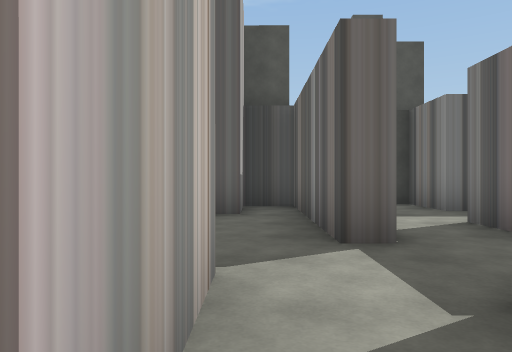
view 1 (above)

24 first-person views from a walk through a Unity game level. The camera is 1.2 m above the floor, looks level and sees 70° across. The floor is counted in squares, 2 m on a side. Each view is taken from the middle of a square. On the plan, view 1 faces up. The plan holds only what a view shows up to about 10 squares ahead; the rest is blank. The player is left out.

view 2
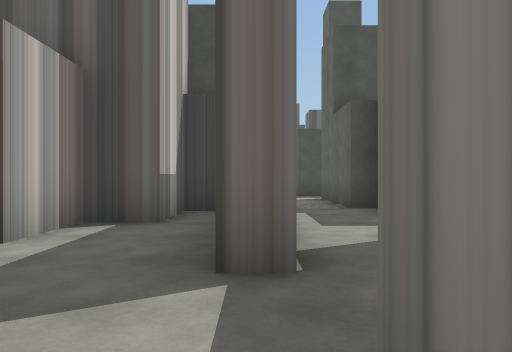

view 3
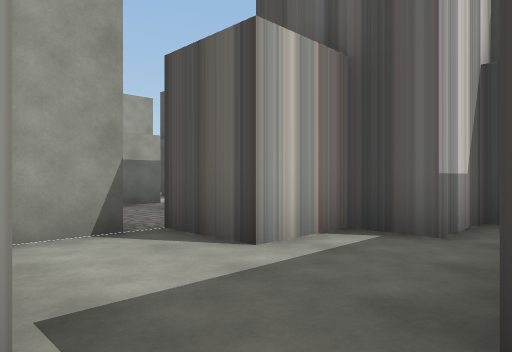

view 4
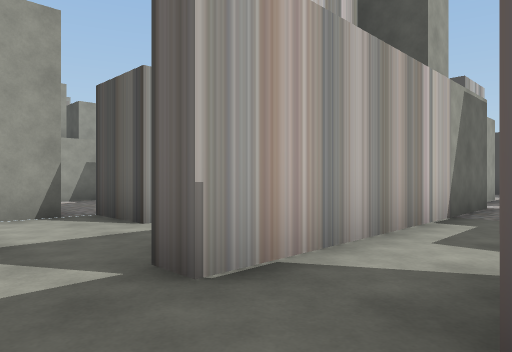

view 5
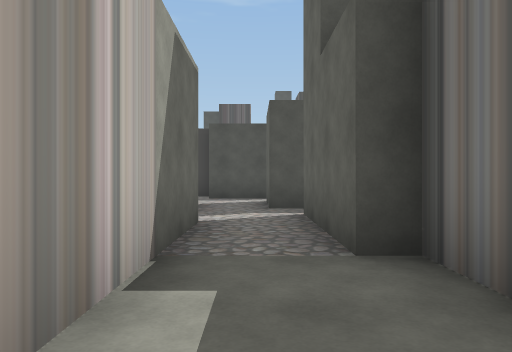

view 6
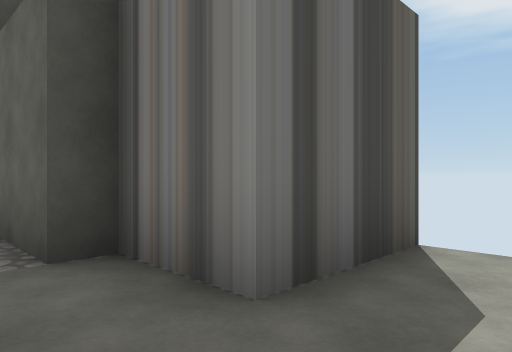

view 7
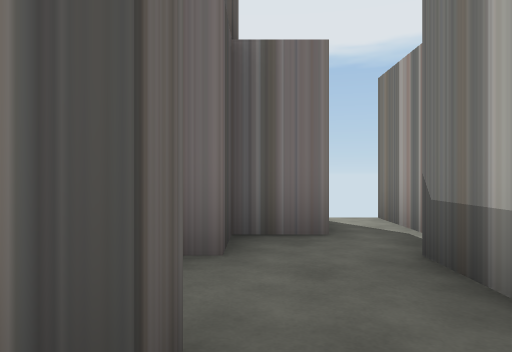

view 8
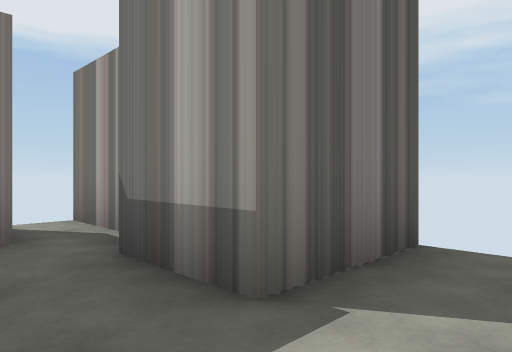

view 9
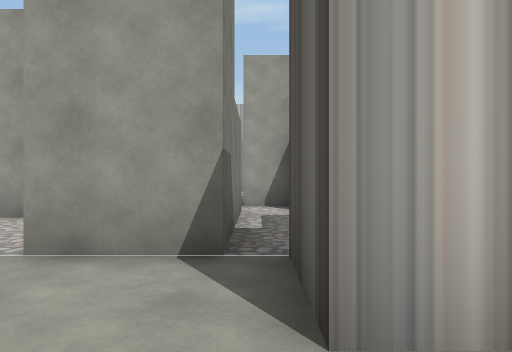

view 10
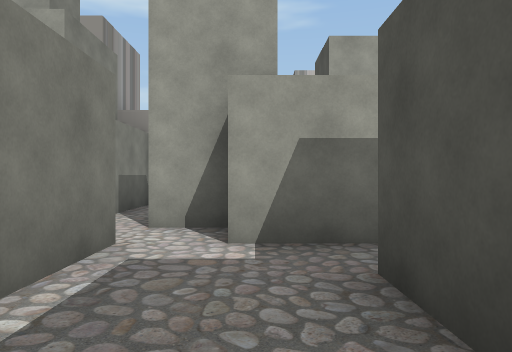

view 11
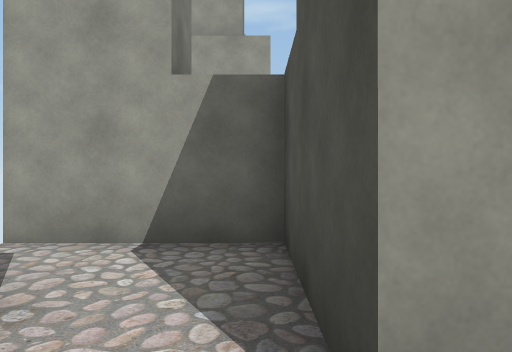

view 12
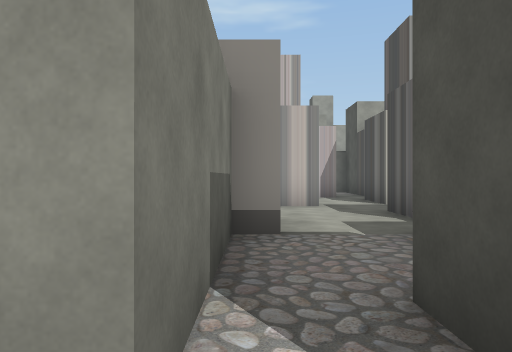

view 13
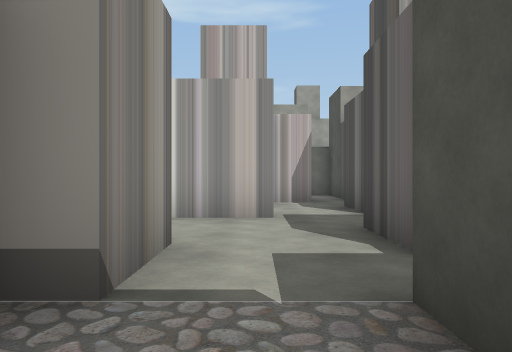

view 14
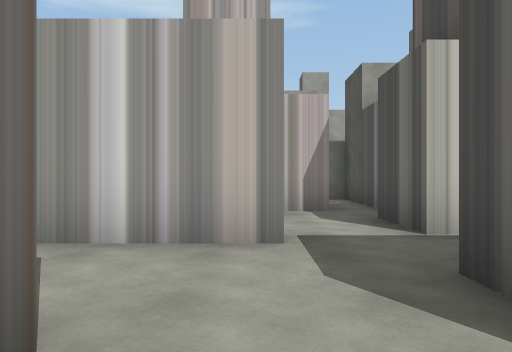

view 15
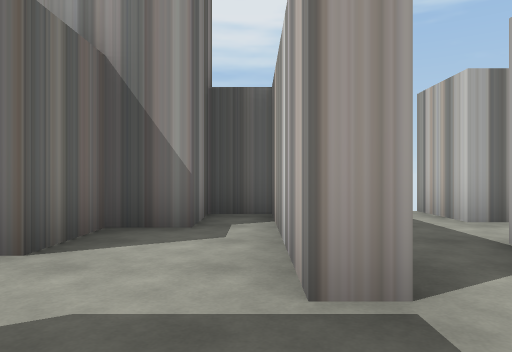

view 16
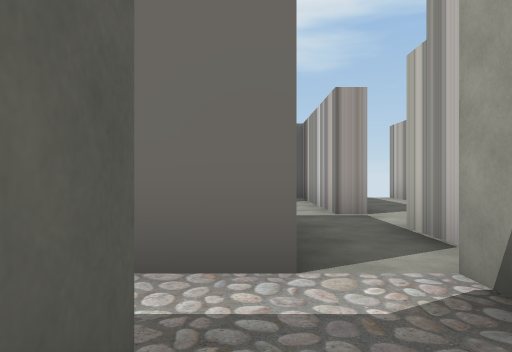

view 17
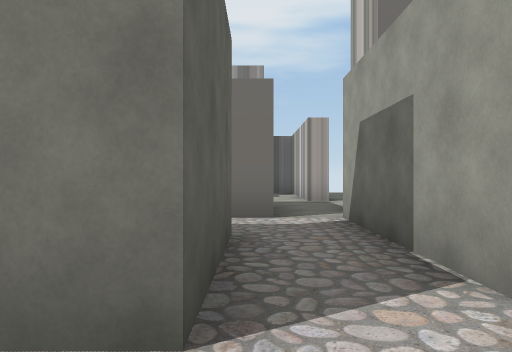

view 18
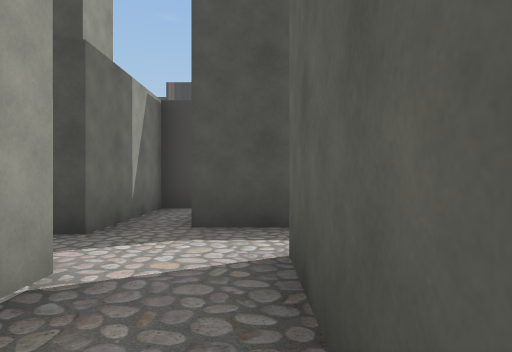

view 19
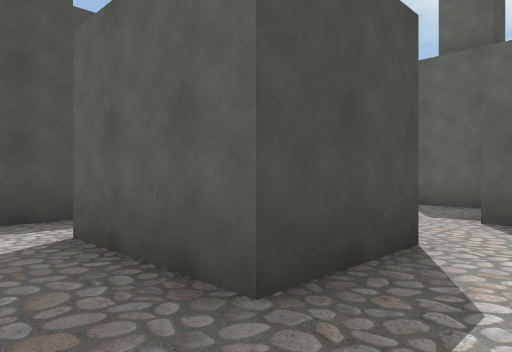

view 20
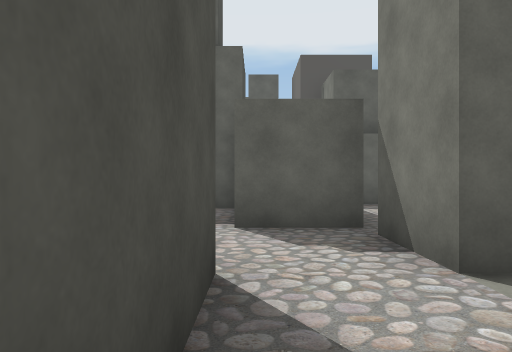

view 21
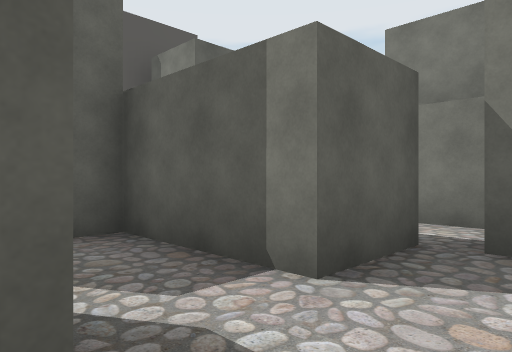

view 22
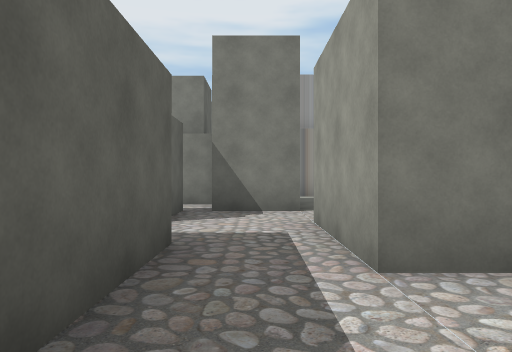

view 23
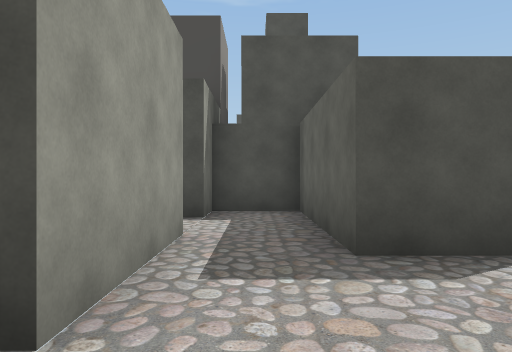

view 24
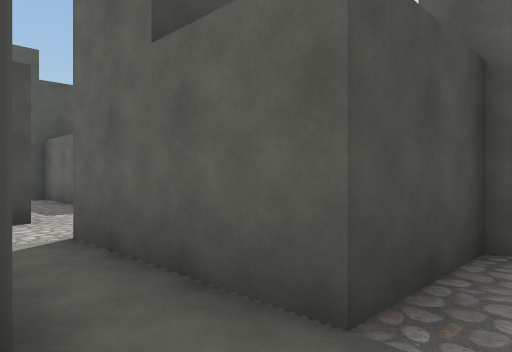

### Floor plan
Points are (right, up) in squares from view 1. A wall is a line through its corners. A room is listed if a view was taken in it or the views show most of it. See-through windows are left out.
Room 1 (views 1, 2, 3, 4, 7, 8, 9)
walls: (-0.2, 2.4) (-0.2, 0.2); (1.3, 4.4) (1.3, 3.2) (0.8, 3.2) (0.8, 7.3) (-0.2, 7.3) (-0.2, 5.8) (-1.2, 5.8) (-1.2, 4.3) (-2.8, 4.3); (3.7, 2.1) (3.7, 3.2) (2.8, 3.2) (2.8, 4.8); (1.2, -0.2) (1.2, 1.7) (2.8, 1.7); (3.8, 1.2) (5.2, 1.2); (-2.7, 3.8) (-2.7, 2.3)
ways out: opening at (2, 4) to room 2; opening at (-3, 4) to room 3; opening at (-2, 2) to room 4
Room 2 (views 5, 6)
walls: (5.2, 6.2) (3.3, 6.2) (3.3, 7.7) (2.8, 7.7) (2.8, 9.6); (1.3, 9.8) (1.3, 4.4)
ways out: opening at (2, 4) to room 1; opening at (2, 10)
Room 3 (view 10)
walls: (-4, 5.8) (-5.2, 5.8); (-6.2, 3.8) (-2.7, 3.8); (-6.2, 6.2) (-6.2, 4.8); (-7.3, 4.8) (-7.3, 3.8)
ways out: opening at (-3, 4) to room 1; opening at (-7, 3) to room 5; opening at (-6, 6)
Room 4 (view 11)
walls: (-2.7, 2.3) (-5.3, 2.3) (-5.3, -0.2)
ways out: opening at (-2, 2) to room 1
Room 5 (view 12)
walls: (-7.8, 2.8) (-7.8, 2.4)
ways out: opening at (-7, 3) to room 3; opening at (-8, 3) to room 6
Room 6 (views 13, 14)
walls: (-8.8, 4.8) (-10.7, 4.8) (-10.7, 7.7); (-8, 3.8) (-8.8, 3.8); (-12.3, 3.3) (-10.7, 3.3) (-10.7, 2.8) (-7.8, 2.8)
ways out: opening at (-8, 3) to room 5; opening at (-12, 4.5) to room 7; opening at (-11, 6.5) to room 11
Room 7 (views 15, 24)
walls: (-14.3, 4.3) (-14.3, 0.3) (-13.3, 0.3) (-13.3, 1.7) (-12.3, 1.7) (-12.3, 3.3); (-11.6, 5.3) (-13.2, 5.3); (-14.7, 6.9) (-14.7, 5.8)
ways out: opening at (-12, 4.5) to room 6; opening at (-14, 6.5) to room 8; opening at (-15, 5)
Room 8 (views 16, 18, 19, 20)
walls: (-13.4, 7.7) (-12.2, 7.7); (-10.7, 9.2) (-12.7, 9.2) (-12.7, 11.8); (-14.3, 11.2) (-14.3, 7.8)
ways out: opening at (-14, 6.5) to room 7; opening at (-13.5, 10.5) to room 9; opening at (-12, 8.5) to room 11
Room 9 (view 17)
walls: (-12.7, 11.8) (-10.7, 11.8); (-10.7, 13.2) (-13.8, 13.2); (-14.1, 15.7) (-14.7, 15.7) (-14.7, 12.8)
ways out: opening at (-13.5, 10.5) to room 8; opening at (-11.5, 12.5) to room 10; opening at (-15, 12)
Room 10 (views 21, 22)
walls: (-10.7, 11.8) (-10.7, 10.6); (-9.3, 10.8) (-9.3, 14.2) (-10.7, 14.2) (-10.7, 13.2)
ways out: opening at (-11.5, 12.5) to room 9; opening at (-10, 11) to room 11
Room 11 (view 23)
walls: (-8.8, 7.8) (-8.8, 9.2) (-7.6, 9.2); (-8, 10.8) (-9.3, 10.8); (-10.7, 7.7) (-9.2, 7.7); (-10.7, 10.6) (-10.7, 9.2); (-9.1, 6.2) (-8.1, 6.2)
ways out: opening at (-11, 6.5) to room 6; opening at (-12, 8.5) to room 8; opening at (-10, 11) to room 10; opening at (-8, 10) to room 12; opening at (-7.5, 7)
Room 12 (no view inside)
walls: (-7.6, 9.2) (-6.2, 9.2) (-6.2, 11)
ways out: opening at (-8, 10) to room 11; opening at (-7, 11)

Positions as (right, up) in squares from view 1, and headings:
1: (0, 0), facing up
2: (1, 1), facing up
3: (1, 2), facing up-left
4: (3, 2), facing up-left
5: (2, 5), facing up
6: (2, 5), facing up-right
7: (0, 3), facing right
8: (0, 3), facing down-right
9: (0, 4), facing left
10: (-3, 5), facing left
11: (-2, 2), facing left
12: (-7, 3), facing left
13: (-9, 4), facing left
14: (-11, 4), facing left
15: (-14, 6), facing down
16: (-13, 10), facing down
17: (-13, 13), facing down
18: (-13, 9), facing up
19: (-14, 8), facing up-right
20: (-13, 9), facing right
21: (-10, 11), facing down-right
22: (-10, 14), facing down
23: (-10, 8), facing up
24: (-12, 4), facing up-right
